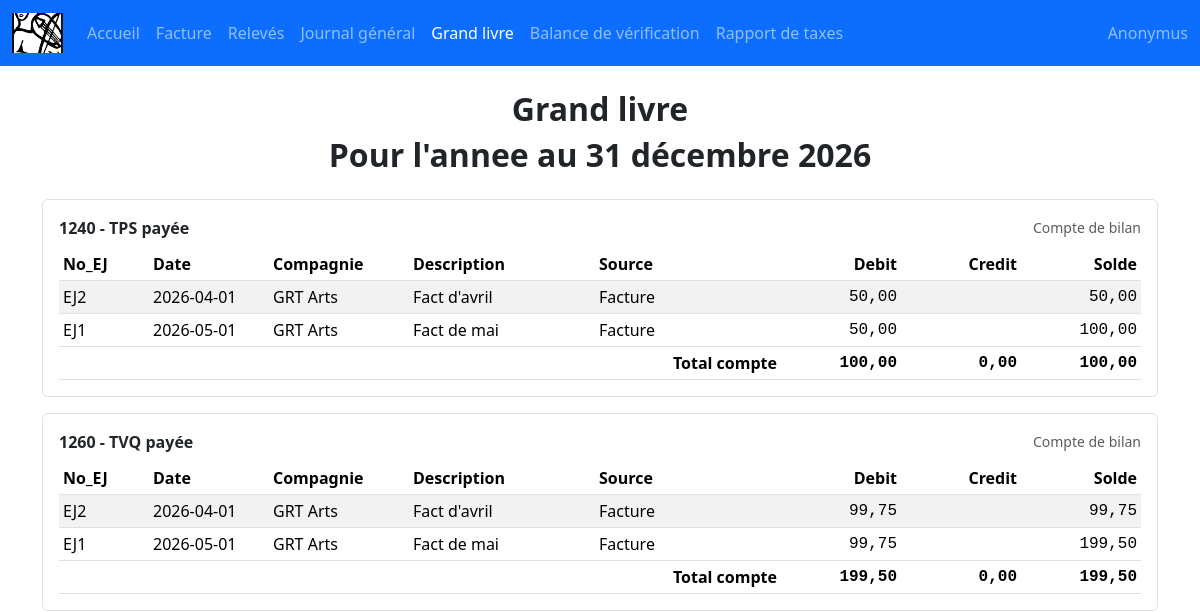
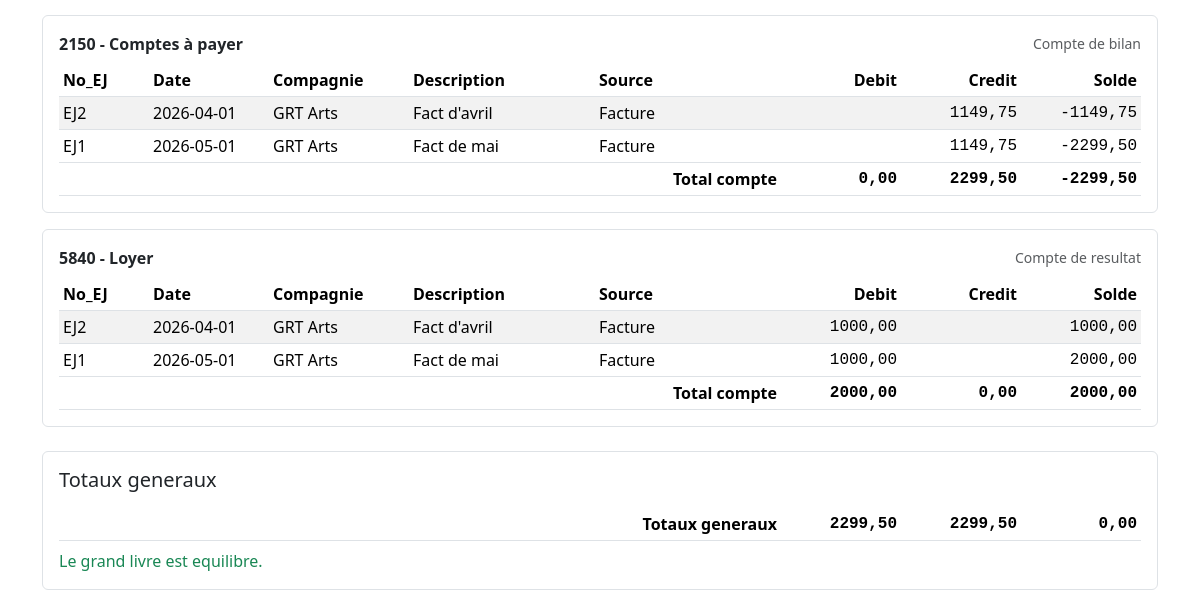
The page /grand-livre/ on the database as committed earlier (2 pictures, top to bottom).
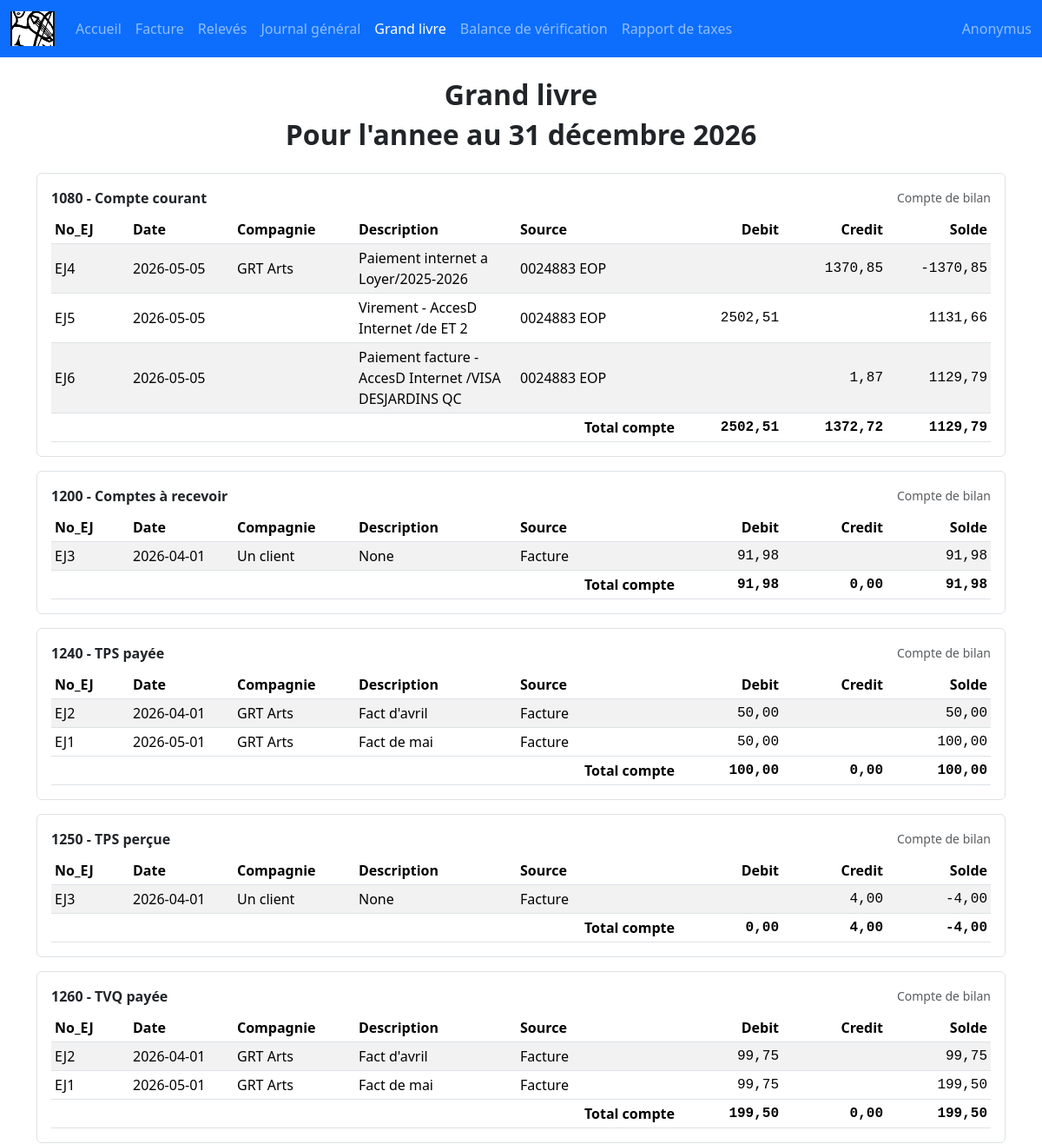
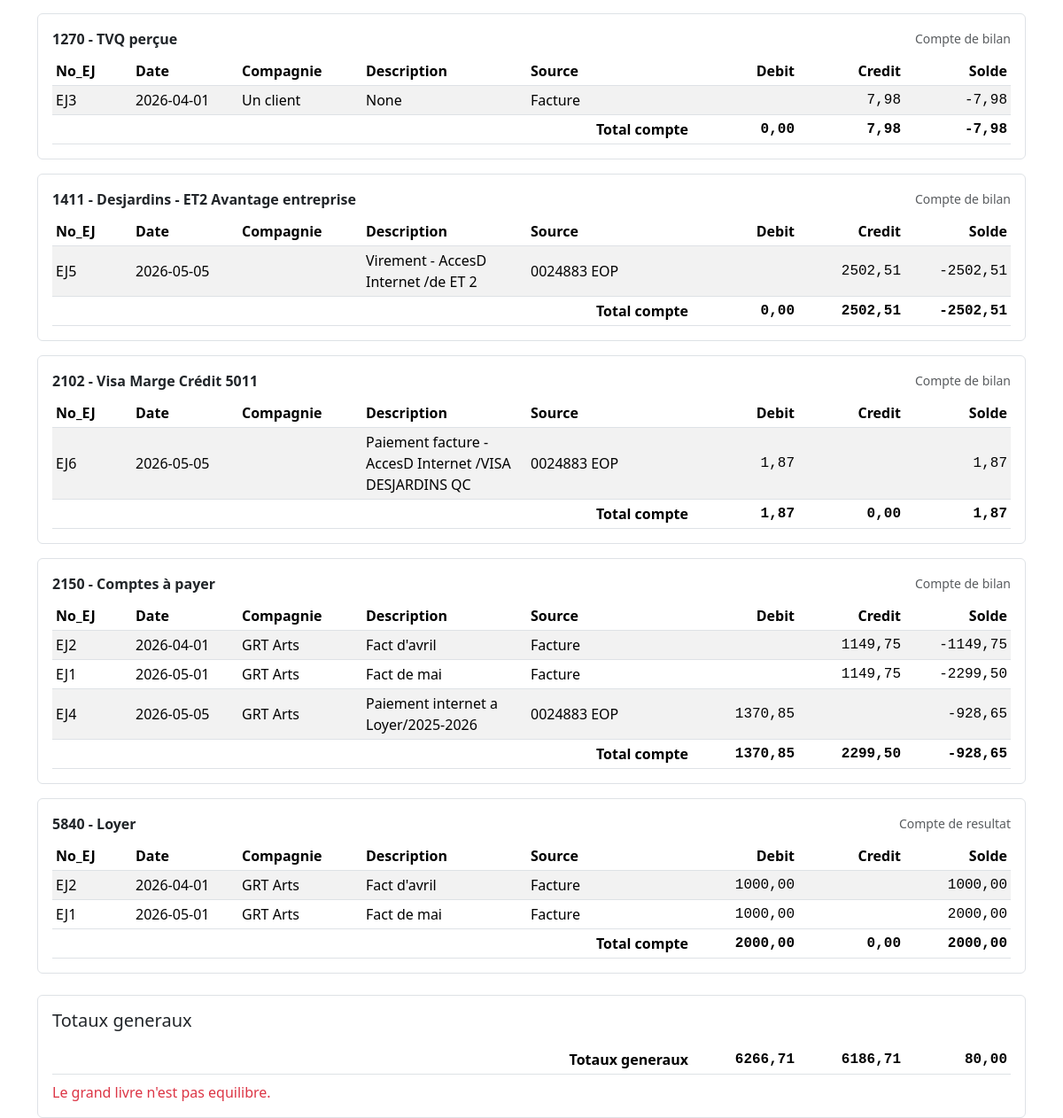
The same page on the database as committed later (2 pictures, top to bottom).
### compte/models.py (models this page shows)
class Compte(models.Model):
    numero = models.IntegerField(
        primary_key=True,
        validators=[
            MinValueValidator(1000),
            MaxValueValidator(9999),
            validate_4_digits
        ]
    )
    libelle = models.CharField(max_length=30, blank=False, null=False)
    no_total = models.ForeignKey(
        Total,
        on_delete=models.CASCADE,    # Supprime ce compte si le Total associé est supprimé
        db_column='no_total',        # Force le nom exact de la colonne dans la base de données
        verbose_name="Total"         # Nom affiché dans l'interface d'administration
    )
    class Meta:
        verbose_name = "Compte"
        verbose_name_plural = "Comptes"
    def __str__(self):
        return f"{self.numero} - {self.libelle}"

### facture/models.py (models this page shows, shortened)
class Compagnie(models.Model):
    MODE_CAP = 'CAP'
    MODE_CAR = 'CAR'
    MODE_AUTRE = 'AUTRE'
    MODE_CHOICES = [
        (MODE_CAP, 'CAP'),
        (MODE_CAR, 'CAR'),
        (MODE_AUTRE, 'Autre'),
    ]
    nom = models.CharField(max_length=60, blank=False, null=False)
    logo = models.CharField(
        max_length=100,
        blank=False,
        null=False,
        default='images.png',
        help_text="Nom du fichier logo dans static/images/logos (ex: images.png)."
    )
    comptes = models.ManyToManyField(Compte, related_name='compagnies', blank=True)
    cap_ou_car = models.CharField(
        max_length=10,
        choices=MODE_CHOICES,
        default=MODE_AUTRE,
        blank=True,
        null=True,
    )

class Tr_desc(models.Model):
    no_ej = models.CharField(max_length=10, blank=False, null=False)
    compagnie = models.ForeignKey(Compagnie, on_delete=models.CASCADE, related_name='tr_desc', blank=True, null=True)
    date = models.DateField()
    description = models.CharField(max_length=100, blank=True, null=True)
    source = models.ForeignKey(Source, on_delete=models.CASCADE, related_name='tr_desc', blank=True, null=True)

class Source(models.Model):
    nom = models.CharField(max_length=15, blank=False, null=False)

class Tr_detail(models.Model):
    tr_desc = models.ForeignKey(Tr_desc, on_delete=models.CASCADE, related_name='details')
    compte = models.ForeignKey(Compte, on_delete=models.CASCADE)
    montant = models.DecimalField(max_digits=10, decimal_places=2)
    rapport_taxes = models.ForeignKey(
        RapportTaxes,
        on_delete=models.SET_NULL,
        related_name='details_taxes',
        blank=True,
        null=True,
    )

### facture/views.py (the view)
# urls.py: path('grand-livre/', views.grand_livre, name='grand_livre'),
def grand_livre(request):
    def is_bilan_account(compte):
        numero = getattr(compte, 'numero', None)
        return numero is not None and 1000 <= numero <= 3999
    details = Tr_detail.objects.select_related(
        'compte',
        'tr_desc__compagnie',
        'tr_desc__source'
    ).order_by('compte_id', 'tr_desc__date', 'tr_desc_id', 'id')
    comptes = []
    grand_total_debit = Decimal('0')
    grand_total_credit = Decimal('0')
    current_compte_id = None
    current_compte = None
    current_entries = []
    total_debit = Decimal('0')
    total_credit = Decimal('0')
    solde = Decimal('0')
    for detail in details:
        if current_compte_id is None:
            current_compte_id = detail.compte_id
            current_compte = detail.compte
        if detail.compte_id != current_compte_id:
            comptes.append({
                'compte': current_compte,
                'is_bilan': is_bilan_account(current_compte),
                'entries': current_entries,
                'total_debit': total_debit,
                'total_credit': total_credit,
                'solde': solde,
            })
            current_compte_id = detail.compte_id
            current_compte = detail.compte
            current_entries = []
            total_debit = Decimal('0')
            total_credit = Decimal('0')
            solde = Decimal('0')
        montant = detail.montant or Decimal('0')
        debit = montant if montant >= 0 else Decimal('0')
        credit = abs(montant) if montant < 0 else Decimal('0')
        total_debit += debit
        total_credit += credit
        solde += montant
        grand_total_debit += debit
        grand_total_credit += credit
        current_entries.append({
            'date': detail.tr_desc.date,
            'no_ej': detail.tr_desc.no_ej,
            'compagnie': detail.tr_desc.compagnie,
            'description': detail.tr_desc.description,
            'source': detail.tr_desc.source,
            'debit': debit,
            'credit': credit,
            'solde': solde,
        })
    if current_compte_id is not None:
        comptes.append({
            'compte': current_compte,
            'is_bilan': is_bilan_account(current_compte),
            'entries': current_entries,
            'total_debit': total_debit,
            'total_credit': total_credit,
            'solde': solde,
        })
    grand_total_solde = grand_total_debit - grand_total_credit
    is_balanced = (grand_total_debit == grand_total_credit) and (grand_total_solde == Decimal('0'))
    return render(request, "facture/grand_livre.html", {
        'title': "Grand livre",
        'comptes': comptes,
        'grand_total_debit': grand_total_debit,
        'grand_total_credit': grand_total_credit,
        'grand_total_solde': grand_total_solde,
        'is_balanced': is_balanced,
    })

### facture/context_processors.py (called while the page is built)
def _add_months(source_date, months):
    month_index = source_date.month - 1 + months
    year = source_date.year + (month_index // 12)
    month = (month_index % 12) + 1
    last_day = calendar.monthrange(year, month)[1]
    day = min(source_date.day, last_day)
    return date(year, month, day)

### facture/templates/facture/grand_livre.html (shortened to what the changed rows need)
{% extends "base.html" %}
{% block body %}
<h2 class="fw-bold text-center mb-2">{{ title }}</h2>
{% if site_settings and site_settings.annee_financiere %}
<h2 class="fw-bold text-center mb-4">Pour l'annee au {{ site_settings.annee_financiere|date:"j F Y" }}</h2>
{% endif %}
<div class="mx-auto w-100" style="max-width: 1120px;">
<div class="d-flex flex-column gap-3">
    {% for bloc in comptes %}
        <div class="border rounded p-3">
            <div class="d-flex align-items-center justify-content-between flex-wrap gap-2 mb-2">
                <div>
                    <strong>{{ bloc.compte.numero }} - {{ bloc.compte.libelle }}</strong>
                </div>
                <div class="text-muted small">
                    {% if bloc.is_bilan %}Compte de bilan{% else %}Compte de resultat{% endif %}
                </div>
            </div>
            <div>
                <table class="table table-sm table-striped align-middle mb-0" style="table-layout: fixed; width: 100%;">
                    <colgroup>
                        <col style="width: 90px;">
                        <col style="width: 120px;">
                        <col style="width: 140px;">
                        <col>
                        <col>
                        <col style="width: 120px;">
                        <col style="width: 120px;">
                        <col style="width: 120px;">
                    </colgroup>
                    <thead>
                        <tr>
                            <th>No_EJ</th>
                            <th>Date</th>
                            <th>Compagnie</th>
                            <th>Description</th>
                            <th>Source</th>
                            <th class="text-end text-nowrap">Debit</th>
                            <th class="text-end text-nowrap">Credit</th>
                            <th class="text-end text-nowrap">Solde</th>
                        </tr>
                    </thead>
                    <tbody>
                        {% for row in bloc.entries %}
                            <tr>
                                <td>{{ row.no_ej }}</td>
                                <td class="text-nowrap">{{ row.date|date:"Y-m-d" }}</td>
                                <td class="text-nowrap">{% if row.compagnie %}{{ row.compagnie.nom }}{% endif %}</td>
                                <td class="text-wrap" style="word-break: break-word;">{{ row.description }}</td>
                                <td class="text-wrap" style="word-break: break-word;">{% if row.source %}{{ row.source.nom }}{% endif %}</td>
                                <td class="text-end text-nowrap font-monospace">{% if row.debit %}{{ row.debit|floatformat:2 }}{% endif %}</td>
                                <td class="text-end text-nowrap font-monospace">{% if row.credit %}{{ row.credit|floatformat:2 }}{% endif %}</td>
                                <td class="text-end text-nowrap font-monospace">{{ row.solde|floatformat:2 }}</td>
                            </tr>
                        {% empty %}
                            <tr>
                                <td colspan="8" class="text-muted">Aucune ecriture pour ce compte.</td>
                            </tr>
                        {% endfor %}
                    </tbody>
                    <tfoot>
                        <tr>
                            <th colspan="5" class="text-end">Total compte</th>
                            <th class="text-end font-monospace">{{ bloc.total_debit|floatformat:2 }}</th>
                            <th class="text-end font-monospace">{{ bloc.total_credit|floatformat:2 }}</th>
                            <th class="text-end font-monospace">{{ bloc.solde|floatformat:2 }}</th>
                        </tr>
                    </tfoot>
                </table>
            </div>
        </div>
    {% empty %}
        <div class="text-center text-muted">Aucune ecriture pour le grand livre.</div>
    {% endfor %}
</div>
<div class="border rounded p-3 mt-4">
    <h5 class="mb-3">Totaux generaux</h5>
    <div>
        <table class="table table-sm align-middle mb-0" style="table-layout: fixed; width: 100%;">
            <colgroup>
            </colgroup>
            <tbody>
                <tr>
                    <th colspan="5" class="text-end">Totaux generaux</th>
                    <th class="text-end font-monospace">{{ grand_total_debit|floatformat:2 }}</th>
                    <th class="text-end font-monospace">{{ grand_total_credit|floatformat:2 }}</th>
                    <th class="text-end font-monospace">{{ grand_total_solde|floatformat:2 }}</th>
                </tr>
            </tbody>
        </table>
    </div>
    <div class="mt-2 {% if is_balanced %}text-success{% else %}text-danger{% endif %}">
        {% if is_balanced %}
            Le grand livre est equilibre.
        {% else %}
            Le grand livre n'est pas equilibre.
        {% endif %}
    </div>
</div>
</div>
{% endblock %}

Rows that differ between the two databases and show on the page:
now on this page (row unchanged): Compte: compte.numero "1080", compte.libelle "Compte courant", shows "Compte de bilan", total_debit "2502,51", total_credit "1372,72", solde "1129,79", Compagnie (no_ej "EJ4", date "2026-05-05", compagnie.nom "GRT Arts", description "Paiement internet a Loyer/2025-2026", source.nom "0024883 EOP", credit "1370,85", solde "-1370,85")
added Source: no_ej "EJ5", date "2026-05-05", description "Virement - AccesD Internet /de ET 2", source.nom "0024883 EOP", debit "2502,51", solde "1131,66", no_ej "EJ6", description "Paiement facture - AccesD Internet /VISA DESJARDINS QC", credit "1,87", solde "1129,79", credit "2502,51", solde "-2502,51", debit "1,87", solde "1,87"
now on this page (row unchanged): Compte: compte.numero "1200", compte.libelle "Comptes à recevoir", shows "Compte de bilan", total_debit "91,98", total_credit "0,00", solde "91,98"
added Compagnie: no_ej "EJ3", date "2026-04-01", compagnie.nom "Un client", description "None", source.nom "Facture", debit "91,98", solde "91,98", credit "4,00", solde "-4,00", credit "7,98", solde "-7,98"
now on this page (row unchanged): Compte: compte.numero "1250", compte.libelle "TPS perçue", shows "Compte de bilan", total_debit "0,00", total_credit "4,00", solde "-4,00"
now on this page (row unchanged): Compte: compte.numero "1270", compte.libelle "TVQ perçue", shows "Compte de bilan", total_debit "0,00", total_credit "7,98", solde "-7,98"
now on this page (row unchanged): Compte: compte.numero "1411", compte.libelle "Desjardins - ET2 Avantage entreprise", shows "Compte de bilan", total_debit "0,00", total_credit "2502,51", solde "-2502,51"
now on this page (row edited): Compte: compte.numero "2102", compte.libelle "Visa Marge Crédit 5011", shows "Compte de bilan", total_debit "1,87", total_credit "0,00", solde "1,87"
computed for Compte "Comptes à payer": gains Compagnie (no_ej "EJ4", date "2026-05-05", compagnie.nom "GRT Arts", description "Paiement internet a Loyer/2025-2026", source.nom "0024883 EOP", credit "1370,85", solde "-1370,85", no_ej "EJ2", date "2026-04-01", description "Fact d'avril", source.nom "Facture", debit "50,00", solde "50,00", no_ej "EJ1", date "2026-05-01", description "Fact de mai", solde "100,00", debit "99,75", solde "99,75", solde "199,50", credit "1149,75", solde "-1149,75", solde "-2299,50", debit "1370,85", solde "-928,65", debit "1000,00", solde "1000,00", solde "2000,00"); total_debit "0,00" → "1370,85"; solde "-2299,50" → "-928,65"
Other text that changed with them:
{{ grand_total_debit|floatformat:2 }}: "2299,50" → "6266,71"
{{ grand_total_credit|floatformat:2 }}: "2299,50" → "6186,71"
{{ grand_total_solde|floatformat:2 }}: "0,00" → "80,00"
text no longer shown: "Le grand livre est equilibre."
text now shown: "Le grand livre n'est pas equilibre."
